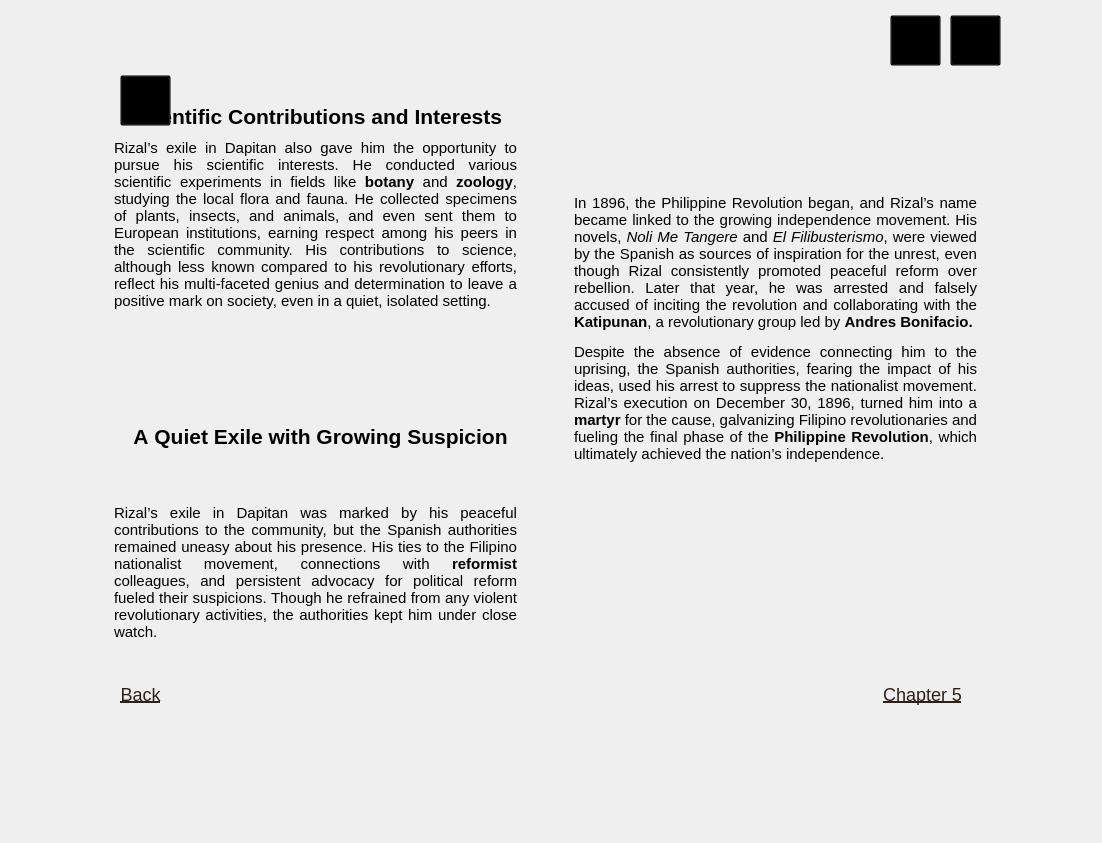
<?xml version="1.0" encoding="UTF-8"?>
<ui version="4.0">
 <class>MainWindow</class>
 <widget class="QMainWindow" name="MainWindow">
  <property name="geometry">
   <rect>
    <x>0</x>
    <y>0</y>
    <width>1102</width>
    <height>843</height>
   </rect>
  </property>
  <property name="minimumSize">
   <size>
    <width>1102</width>
    <height>843</height>
   </size>
  </property>
  <property name="maximumSize">
   <size>
    <width>1102</width>
    <height>843</height>
   </size>
  </property>
  <property name="windowTitle">
   <string>MainWindow</string>
  </property>
  <widget class="QWidget" name="centralwidget">
   <widget class="QLabel" name="bg">
    <property name="geometry">
     <rect>
      <x>0</x>
      <y>0</y>
      <width>1102</width>
      <height>843</height>
     </rect>
    </property>
    <property name="minimumSize">
     <size>
      <width>1102</width>
      <height>843</height>
     </size>
    </property>
    <property name="maximumSize">
     <size>
      <width>1102</width>
      <height>843</height>
     </size>
    </property>
    <property name="text">
     <string/>
    </property>
    <property name="pixmap">
     <pixmap>../reso/bg.png</pixmap>
    </property>
    <property name="scaledContents">
     <bool>true</bool>
    </property>
   </widget>
   <widget class="QTextEdit" name="textEdit">
    <property name="enabled">
     <bool>false</bool>
    </property>
    <property name="geometry">
     <rect>
      <x>110</x>
      <y>100</y>
      <width>411</width>
      <height>351</height>
     </rect>
    </property>
    <property name="styleSheet">
     <string notr="true">
    QTextEdit {
        background: transparent;
        font-family: &quot;Times New Roman&quot;;
        font-size: 10pt;
        border: none;
    }
</string>
    </property>
    <property name="html">
     <string>&lt;!DOCTYPE HTML PUBLIC &quot;-//W3C//DTD HTML 4.0//EN&quot; &quot;http://www.w3.org/TR/REC-html40/strict.dtd&quot;&gt;
&lt;html&gt;&lt;head&gt;&lt;meta name=&quot;qrichtext&quot; content=&quot;1&quot; /&gt;&lt;style type=&quot;text/css&quot;&gt;
p, li { white-space: pre-wrap; }
&lt;/style&gt;&lt;/head&gt;&lt;body style=&quot; font-family:'Times New Roman'; font-size:10pt; font-weight:400; font-style:normal;&quot;&gt;
&lt;p align=&quot;center&quot; style=&quot; margin-top:0px; margin-bottom:0px; margin-left:0px; margin-right:0px; -qt-block-indent:0; text-indent:0px; line-height:138%;&quot;&gt;&lt;a name=&quot;docs-internal-guid-49d916bd-7fff-5be8-a28f-d95242e6b1db&quot;&gt;&lt;/a&gt;&lt;span style=&quot; font-size:16pt; font-weight:600; color:#000000; background-color:transparent;&quot;&gt;S&lt;/span&gt;&lt;span style=&quot; font-size:16pt; font-weight:600; color:#000000; background-color:transparent;&quot;&gt;cientific Contributions and Interests&lt;/span&gt;&lt;/p&gt;
&lt;p align=&quot;justify&quot; style=&quot; margin-top:0px; margin-bottom:0px; margin-left:0px; margin-right:0px; -qt-block-indent:0; text-indent:0px;&quot;&gt;&lt;span style=&quot; font-size:11pt; color:#000000; background-color:transparent;&quot;&gt;Rizal’s exile in Dapitan also gave him the opportunity to pursue his scientific interests. He conducted various scientific experiments in fields like &lt;/span&gt;&lt;span style=&quot; font-size:11pt; font-weight:600; color:#000000; background-color:transparent;&quot;&gt;botany&lt;/span&gt;&lt;span style=&quot; font-size:11pt; color:#000000; background-color:transparent;&quot;&gt; and &lt;/span&gt;&lt;span style=&quot; font-size:11pt; font-weight:600; color:#000000; background-color:transparent;&quot;&gt;zoology&lt;/span&gt;&lt;span style=&quot; font-size:11pt; color:#000000; background-color:transparent;&quot;&gt;, studying the local flora and fauna. He collected specimens of plants, insects, and animals, and even sent them to European institutions, earning respect among his peers in the scientific community. His contributions to science, although less known compared to his revolutionary efforts, reflect his multi-faceted genius and determination to leave a positive mark on society, even in a quiet, isolated setting.&lt;/span&gt;&lt;/p&gt;&lt;/body&gt;&lt;/html&gt;</string>
    </property>
   </widget>
   <widget class="QTextEdit" name="textEdit_2">
    <property name="enabled">
     <bool>false</bool>
    </property>
    <property name="geometry">
     <rect>
      <x>110</x>
      <y>420</y>
      <width>421</width>
      <height>151</height>
     </rect>
    </property>
    <property name="styleSheet">
     <string notr="true">
    QTextEdit {
        background: transparent;
        font-family: &quot;Times New Roman&quot;;
        font-size: 10pt;
        border: none;
    }
</string>
    </property>
    <property name="html">
     <string>&lt;!DOCTYPE HTML PUBLIC &quot;-//W3C//DTD HTML 4.0//EN&quot; &quot;http://www.w3.org/TR/REC-html40/strict.dtd&quot;&gt;
&lt;html&gt;&lt;head&gt;&lt;meta name=&quot;qrichtext&quot; content=&quot;1&quot; /&gt;&lt;style type=&quot;text/css&quot;&gt;
p, li { white-space: pre-wrap; }
&lt;/style&gt;&lt;/head&gt;&lt;body style=&quot; font-family:'Times New Roman'; font-size:10pt; font-weight:400; font-style:normal;&quot;&gt;
&lt;p align=&quot;center&quot; style=&quot; margin-top:0px; margin-bottom:0px; margin-left:0px; margin-right:0px; -qt-block-indent:0; text-indent:0px; line-height:138%;&quot;&gt;&lt;a name=&quot;docs-internal-guid-638afe98-7fff-8790-2e6f-d906599b507b&quot;&gt;&lt;/a&gt;&lt;span style=&quot; font-size:16pt; font-weight:600; color:#000000; background-color:transparent;&quot;&gt;A&lt;/span&gt;&lt;span style=&quot; font-size:16pt; font-weight:600; color:#000000; background-color:transparent;&quot;&gt; Quiet Exile with Growing Suspicion&lt;/span&gt;&lt;/p&gt;
&lt;p align=&quot;justify&quot; style=&quot;-qt-paragraph-type:empty; margin-top:0px; margin-bottom:0px; margin-left:0px; margin-right:0px; -qt-block-indent:0; text-indent:0px; line-height:138%; font-size:16pt;&quot;&gt;&lt;br /&gt;&lt;/p&gt;&lt;/body&gt;&lt;/html&gt;</string>
    </property>
   </widget>
   <widget class="QTextEdit" name="textEdit_3">
    <property name="enabled">
     <bool>false</bool>
    </property>
    <property name="geometry">
     <rect>
      <x>570</x>
      <y>190</y>
      <width>411</width>
      <height>441</height>
     </rect>
    </property>
    <property name="styleSheet">
     <string notr="true">
    QTextEdit {
        background: transparent;
        font-family: &quot;Times New Roman&quot;;
        font-size: 10pt;
        border: none;
    }
</string>
    </property>
    <property name="html">
     <string>&lt;!DOCTYPE HTML PUBLIC &quot;-//W3C//DTD HTML 4.0//EN&quot; &quot;http://www.w3.org/TR/REC-html40/strict.dtd&quot;&gt;
&lt;html&gt;&lt;head&gt;&lt;meta name=&quot;qrichtext&quot; content=&quot;1&quot; /&gt;&lt;style type=&quot;text/css&quot;&gt;
p, li { white-space: pre-wrap; }
&lt;/style&gt;&lt;/head&gt;&lt;body style=&quot; font-family:'Times New Roman'; font-size:10pt; font-weight:400; font-style:normal;&quot;&gt;
&lt;p align=&quot;justify&quot; style=&quot; margin-top:12px; margin-bottom:12px; margin-left:0px; margin-right:0px; -qt-block-indent:0; text-indent:0px;&quot;&gt;&lt;span style=&quot; font-size:11pt; color:#000000;&quot;&gt;In 1896, the Philippine Revolution began, and Rizal’s name became linked to the growing independence movement. His novels, &lt;/span&gt;&lt;span style=&quot; font-size:11pt; font-style:italic; color:#000000;&quot;&gt;Noli Me Tangere&lt;/span&gt;&lt;span style=&quot; font-family:'MS Shell Dlg 2'; font-size:11pt; color:#000000;&quot;&gt; and &lt;/span&gt;&lt;span style=&quot; font-size:11pt; font-style:italic; color:#000000;&quot;&gt;El Filibusterismo&lt;/span&gt;&lt;span style=&quot; font-size:11pt; color:#000000;&quot;&gt;, were viewed by the Spanish as sources of inspiration for the unrest, even though Rizal consistently promoted peaceful reform over rebellion. Later that year, he was arrested and falsely accused of inciting the revolution and collaborating with the &lt;/span&gt;&lt;span style=&quot; font-size:11pt; font-weight:600; color:#000000;&quot;&gt;Katipunan&lt;/span&gt;&lt;span style=&quot; font-size:11pt; color:#000000;&quot;&gt;, a revolutionary group led by &lt;/span&gt;&lt;span style=&quot; font-size:11pt; font-weight:600; color:#000000;&quot;&gt;Andres Bonifacio.&lt;/span&gt;&lt;/p&gt;
&lt;p align=&quot;justify&quot; style=&quot; margin-top:12px; margin-bottom:12px; margin-left:0px; margin-right:0px; -qt-block-indent:0; text-indent:0px;&quot;&gt;&lt;span style=&quot; font-size:11pt; color:#000000;&quot;&gt;Despite the absence of evidence connecting him to the uprising, the Spanish authorities, fearing the impact of his ideas, used his arrest to suppress the nationalist movement. Rizal’s execution on December 30, 1896, turned him into a &lt;/span&gt;&lt;span style=&quot; font-size:11pt; font-weight:600; color:#000000;&quot;&gt;martyr&lt;/span&gt;&lt;span style=&quot; font-size:11pt; color:#000000;&quot;&gt; for the cause, galvanizing Filipino revolutionaries and fueling the final phase of the &lt;/span&gt;&lt;span style=&quot; font-size:11pt; font-weight:600; color:#000000;&quot;&gt;Philippine Revolution&lt;/span&gt;&lt;span style=&quot; font-size:11pt; color:#000000;&quot;&gt;, which ultimately achieved the nation’s independence.&lt;/span&gt;&lt;/p&gt;&lt;/body&gt;&lt;/html&gt;</string>
    </property>
   </widget>
   <widget class="QPushButton" name="backbutton">
    <property name="geometry">
     <rect>
      <x>120</x>
      <y>680</y>
      <width>41</width>
      <height>28</height>
     </rect>
    </property>
    <property name="styleSheet">
     <string notr="true">QPushButton {
    background-color: transparent;
    border: none;
    color: #2f2018;       /* Default font color */
    font-size: 18px;
    font-family: &quot;Times New Roman&quot;;
    text-decoration: underline;
}

QPushButton:hover {
    color: red;           /* Red color on hover */
}

QPushButton:pressed {
    color: #800000;       /* Darker red when pressed */
}</string>
    </property>
    <property name="text">
     <string>Back</string>
    </property>
   </widget>
   <widget class="QPushButton" name="nextbutton">
    <property name="geometry">
     <rect>
      <x>882</x>
      <y>680</y>
      <width>81</width>
      <height>28</height>
     </rect>
    </property>
    <property name="styleSheet">
     <string notr="true">QPushButton {
    background-color: transparent;
    border: none;
    color: #2f2018;       /* Default font color */
    font-size: 18px;
    font-family: &quot;Times New Roman&quot;;
    text-decoration: underline;
}

QPushButton:hover {
    color: red;           /* Red color on hover */
}

QPushButton:pressed {
    color: #800000;       /* Darker red when pressed */
}</string>
    </property>
    <property name="text">
     <string>Chapter 5</string>
    </property>
   </widget>
   <widget class="QPushButton" name="bmbutton">
    <property name="geometry">
     <rect>
      <x>120</x>
      <y>75</y>
      <width>51</width>
      <height>51</height>
     </rect>
    </property>
    <property name="styleSheet">
     <string notr="true">QPushButton {
    background-color: transparent;
}</string>
    </property>
    <property name="text">
     <string/>
    </property>
   </widget>
   <widget class="QPushButton" name="volumebutton">
    <property name="geometry">
     <rect>
      <x>890</x>
      <y>15</y>
      <width>51</width>
      <height>51</height>
     </rect>
    </property>
    <property name="styleSheet">
     <string notr="true">QPushButton {
    background-color: transparent;
}</string>
    </property>
    <property name="text">
     <string/>
    </property>
   </widget>
   <widget class="QPushButton" name="exitbutton">
    <property name="geometry">
     <rect>
      <x>950</x>
      <y>15</y>
      <width>51</width>
      <height>51</height>
     </rect>
    </property>
    <property name="styleSheet">
     <string notr="true">QPushButton {
    background-color: transparent;
}</string>
    </property>
    <property name="text">
     <string/>
    </property>
   </widget>
   <widget class="QLabel" name="botany">
    <property name="geometry">
     <rect>
      <x>420</x>
      <y>230</y>
      <width>55</width>
      <height>21</height>
     </rect>
    </property>
    <property name="text">
     <string/>
    </property>
   </widget>
   <widget class="QLabel" name="zoology">
    <property name="geometry">
     <rect>
      <x>110</x>
      <y>260</y>
      <width>71</width>
      <height>21</height>
     </rect>
    </property>
    <property name="text">
     <string/>
    </property>
   </widget>
   <widget class="QLabel" name="katipunan">
    <property name="geometry">
     <rect>
      <x>570</x>
      <y>360</y>
      <width>91</width>
      <height>21</height>
     </rect>
    </property>
    <property name="text">
     <string/>
    </property>
   </widget>
   <widget class="QLabel" name="andresb">
    <property name="geometry">
     <rect>
      <x>924</x>
      <y>355</y>
      <width>61</width>
      <height>21</height>
     </rect>
    </property>
    <property name="text">
     <string/>
    </property>
   </widget>
   <widget class="QLabel" name="martyr">
    <property name="geometry">
     <rect>
      <x>710</x>
      <y>500</y>
      <width>71</width>
      <height>21</height>
     </rect>
    </property>
    <property name="text">
     <string/>
    </property>
   </widget>
   <widget class="QLabel" name="reformist">
    <property name="geometry">
     <rect>
      <x>110</x>
      <y>590</y>
      <width>81</width>
      <height>21</height>
     </rect>
    </property>
    <property name="text">
     <string/>
    </property>
   </widget>
   <widget class="QLabel" name="ph_rev">
    <property name="geometry">
     <rect>
      <x>570</x>
      <y>540</y>
      <width>181</width>
      <height>16</height>
     </rect>
    </property>
    <property name="text">
     <string/>
    </property>
   </widget>
   <widget class="QTextEdit" name="textEdit_4">
    <property name="enabled">
     <bool>false</bool>
    </property>
    <property name="geometry">
     <rect>
      <x>110</x>
      <y>500</y>
      <width>411</width>
      <height>221</height>
     </rect>
    </property>
    <property name="styleSheet">
     <string notr="true">
    QTextEdit {
        background: transparent;
        font-family: &quot;Times New Roman&quot;;
        font-size: 10pt;
        border: none;
    }
</string>
    </property>
    <property name="html">
     <string>&lt;!DOCTYPE HTML PUBLIC &quot;-//W3C//DTD HTML 4.0//EN&quot; &quot;http://www.w3.org/TR/REC-html40/strict.dtd&quot;&gt;
&lt;html&gt;&lt;head&gt;&lt;meta name=&quot;qrichtext&quot; content=&quot;1&quot; /&gt;&lt;style type=&quot;text/css&quot;&gt;
p, li { white-space: pre-wrap; }
&lt;/style&gt;&lt;/head&gt;&lt;body style=&quot; font-family:'Times New Roman'; font-size:10pt; font-weight:400; font-style:normal;&quot;&gt;
&lt;p align=&quot;justify&quot; style=&quot; margin-top:0px; margin-bottom:0px; margin-left:0px; margin-right:0px; -qt-block-indent:0; text-indent:0px;&quot;&gt;&lt;span style=&quot; font-size:11pt; color:#000000;&quot;&gt;Rizal’s exile in Dapitan was marked by his peaceful contributions to the community, but the Spanish authorities remained uneasy about his presence. His ties to the Filipino nationalist movement, connections with &lt;/span&gt;&lt;span style=&quot; font-size:11pt; font-weight:600; color:#000000;&quot;&gt;reformist&lt;/span&gt;&lt;span style=&quot; font-size:11pt; color:#000000;&quot;&gt; colleagues, and persistent advocacy for political reform fueled their suspicions. Though he refrained from any violent revolutionary activities, the authorities kept him under close watch.&lt;/span&gt;&lt;/p&gt;&lt;/body&gt;&lt;/html&gt;</string>
    </property>
   </widget>
  </widget>
 </widget>
 <resources/>
 <connections/>
</ui>
